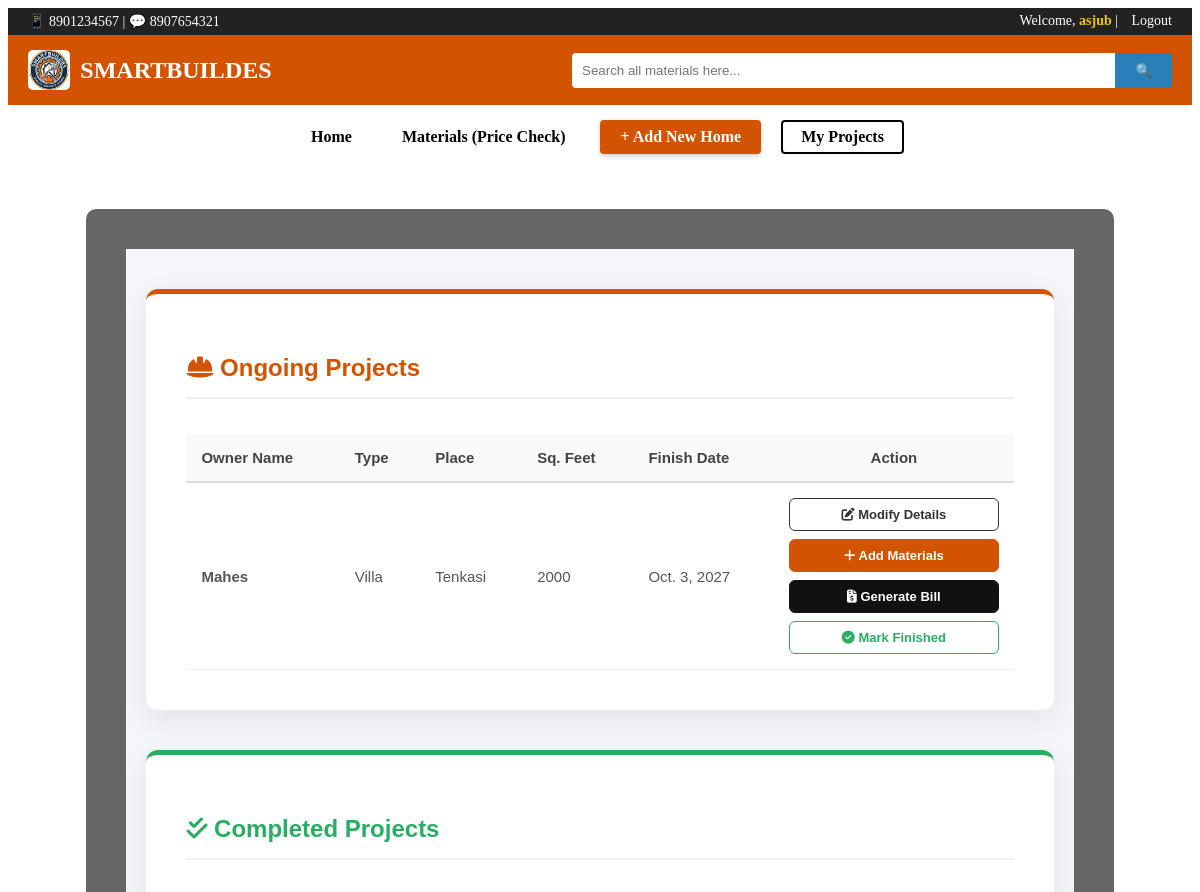
The page /view-homes/ (signed in, upper part) on the database as committed earlier.
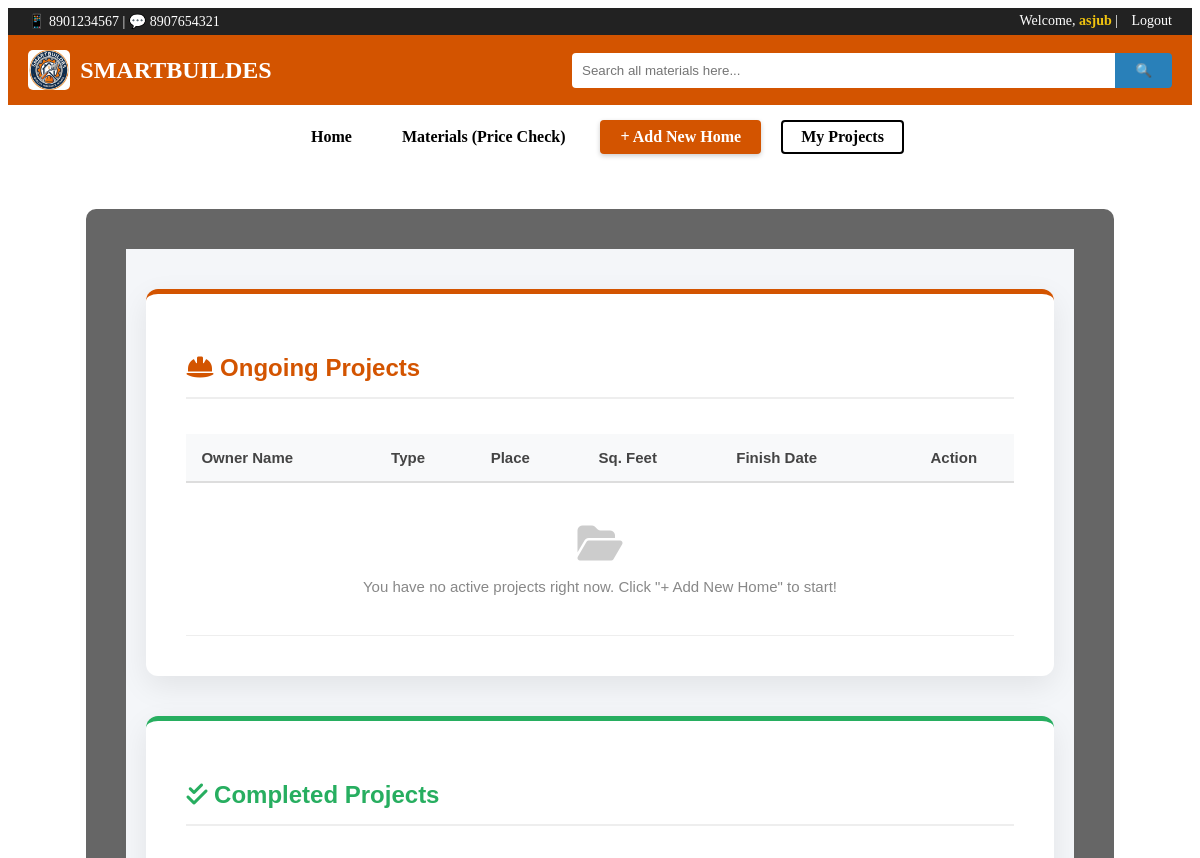
The same page on the database as committed later.
### builder/models.py (models this page shows, shortened)
class HomeProject(models.Model):
    user = models.ForeignKey(User, on_delete=models.CASCADE, null=True, blank=True)
    HOME_TYPES = (
        ('Individual', 'Individual House'),
        ('Apartment', 'Apartment'),
        ('Villa', 'Villa'),
    )
    owner_name = models.CharField(max_length=100)
    home_type = models.CharField(max_length=50, choices=HOME_TYPES)
    sqr_feet = models.IntegerField()
    contact_no = models.CharField(max_length=15)
    place = models.CharField(max_length=200)
    start_date = models.DateField()
    finish_date = models.DateField()
    is_finished = models.BooleanField(default=False)

### builder/views.py (the view)
# urls.py: path('view-homes/', views.view_homes, name='view_homes'),
@login_required(login_url='login')
def view_homes(request):
    active_homes = HomeProject.objects.filter(user=request.user, is_finished=False)
    finished_homes = HomeProject.objects.filter(user=request.user, is_finished=True)
    context = {
        'active_homes': active_homes,
        'finished_homes': finished_homes
    }
    return render(request, 'view_homes.html', context)

### builder/templates/view_homes.html (shortened to what this page needs)
{% extends 'base.html' %}
{% block content %}
<div class="projects-wrapper">
    <div class="projects-card card-ongoing">
        <h2 class="card-title" style="color: #d35400;">
            <i class="fas fa-hard-hat"></i> Ongoing Projects
        </h2>
        <div class="table-responsive">
            <table class="modern-table">
                <thead>
                    <tr>
                        <th>Owner Name</th>
                        <th>Type</th>
                        <th>Place</th>
                        <th>Sq. Feet</th>
                        <th>Finish Date</th>
                        <th style="text-align: center;">Action</th>
                    </tr>
                </thead>
                <tbody>
                    {% for home in active_homes %}
                    <tr>
                        <td><b>{{ home.owner_name }}</b></td>
                        <td>{{ home.home_type }}</td>
                        <td>{{ home.place }}</td>
                        <td>{{ home.sqr_feet }}</td>
                        <td>{{ home.finish_date }}</td>
                        <td class="action-cell">
                            <a href="/update-home/{{ home.id }}/" class="action-btn btn-modify">
                                <i class="fas fa-edit"></i> Modify Details
                            </a>
                            <a href="/add-material/{{ home.id }}/" class="action-btn btn-add">
                                <i class="fas fa-plus"></i> Add Materials
                            </a>
                            <a href="/generate-bill/{{ home.id }}/" class="action-btn btn-bill">
                                <i class="fas fa-file-invoice-dollar"></i> Generate Bill
                            </a>
                            <a href="/mark-finished/{{ home.id }}/" class="action-btn btn-finish" onclick="return confirm('Are you sure you want to mark this project as COMPLETED?');">
                                <i class="fas fa-check-circle"></i> Mark Finished
                            </a>
                        </td>
                    </tr>
                    {% empty %}
                    <tr>
                        <td colspan="6" style="text-align: center; padding: 40px; color: #888;">
                            <i class="fas fa-folder-open" style="font-size: 40px; color: #ccc; margin-bottom: 15px;"></i><br>
                            You have no active projects right now. Click "+ Add New Home" to start!
                        </td>
                    </tr>
                    {% endfor %}
                </tbody>
            </table>
        </div>
    </div>
    <div class="projects-card card-finished">
        <h2 class="card-title" style="color: #27ae60;">
            <i class="fas fa-check-double"></i> Completed Projects
        </h2>
        <div class="table-responsive">
        </div>
    </div>
</div>
{% endblock %}

Rows that differ between the two databases and show on the page:
removed HomeProject: owner_name "Mahes", home_type "Villa", place "Tenkasi", sqr_feet "2000", finish_date "Oct. 3, 2027"
Other text that changed with them:
text now shown: "You have no active projects right now. Click \"+ Add New Home\" to start!"
